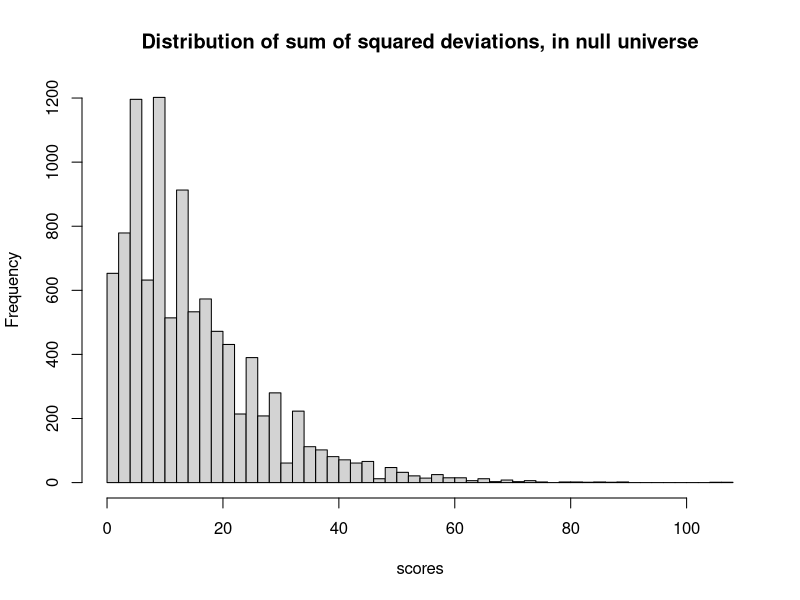

Generate this figure with R:
## ---- chunk 1
# The actual scores for each treatment.
treat_scores <- c(17, 10, 10, 7)
# The mean.
m <- mean(treat_scores)
# The four deviations from the mean
deviations <- treat_scores - m
# Squared deviations.
sq_deviations <- deviations ** 2
# Sum of squared deviations.
actual_sum_sq_deviations <- sum(sq_deviations)
# Show the result.
actual_sum_sq_deviations
## ---- chunk 2
# Set the number of trials.
n_trials <- 10000

# Set the sample size for each trial.
sample_size <- 20

# An empty vector to store the trials.
scores <- numeric(n_trials)

# Do 10000 trials.
for (i in 1:n_trials) {
    # Repeat the following steps 4 times to constitute 4 groups of 20 and
    # count their success rates.
    group_scores <- numeric(4)
    for (group_no in 1:4) {
        # A treatment group
        group <- sample(c('success', 'failure'),
                        size=20,
                        prob=c(0.55, 0.45),
                        replace=TRUE)
        # Count successes.
        group_count <- sum(group == 'success')
        # Store result.
        group_scores[group_no] <- group_count
        # End the procedure for one group of 20, go back and repeat until all 4
        # are done.
    }
    # Calculate the mean
    m <- mean(group_scores)
    # Calculate the deviations of the scores from the mean of the scores.
    deviations <- group_scores - m
    # Square them, making them them positive.
    sq_deviations <- deviations ** 2
    # Sum up the squared deviations.
    sum_sq_deviations <- sum(sq_deviations)
    # Keep track of the result for each trial.
    scores[i] <- sum_sq_deviations

    # End a trial, go back and repeat until all 10000 are complete.
}

# Produce a histogram of the trial results.
hist(scores, breaks=50,
     main='Distribution of sum of squared deviations, in null universe')
## ---- chunk 3
# How many of the trials yielded a maximum difference greater than the
# observed maximum difference?
k <- sum(scores >= actual_sum_sq_deviations)
# Convert to a proportion
kk <- k / n_trials

message(paste('Proportion >=', actual_sum_sq_deviations, 'was:', kk))
